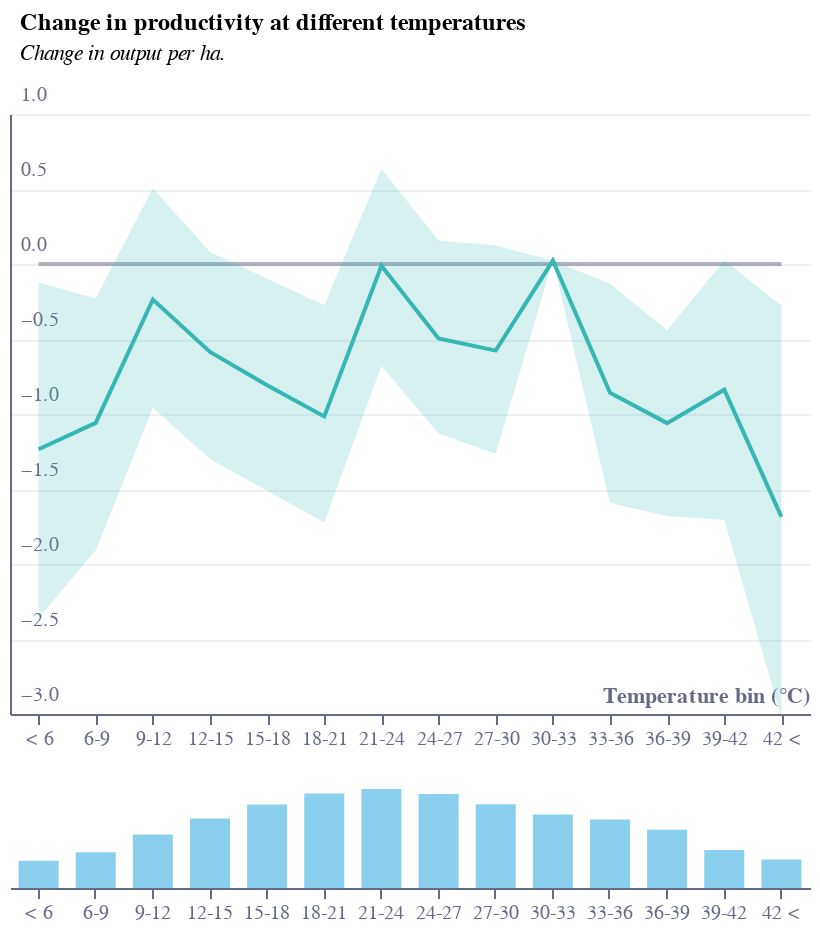

Write notebook code for a chart like this one.
### Code cell
base = alt.Chart(f1).encode(
    x=alt.X(
        "x:N",
        sort=[],
        axis=alt.Axis(
            grid=False,
            titleAlign="right",
            titleAnchor="end",
            titleY=-15,
            title="Temperature bin (°C)",
            labelColor=colors["eco-gray"],
            titleColor=colors["eco-gray"],
            tickColor=colors["eco-gray"],
            domainColor=colors["eco-gray"],
            tickCount=7,
            orient="bottom",
            labelAngle=0,
        ),
        # scale=alt.Scale(domain=[1, 14], nice=False),
    )
)
line = base.mark_line(color=colors["eco-turquiose"]).encode(
    y=alt.Y(
        "a:Q",
        sort=[],
        axis=alt.Axis(
            grid=True,
            title="",
            titleAnchor="start",
            labelColor=colors["eco-gray"],
            titleColor=colors["eco-gray"],
            tickColor=colors["eco-gray"],
            domainColor=colors["eco-gray"],
            gridColor=colors["eco-gray"],
            gridOpacity=0.1,
            titleFontSize=10,
            titleFontWeight="normal",
            ticks=False,
            labelAlign="left",
            labelBaseline="middle",
            labelPadding=-5,
            labelOffset=-10,
            titleX=22,
            titleY=7,
            titleBaseline="bottom",
            titleAngle=0,
            titleAlign="left",
            tickCount=7,
            format=".1f",
        ),
        scale=alt.Scale(domain=[-3.0, 1]),
    )
)
zeroLine=base.mark_line(color=colors['eco-gray'],opacity=0.5).encode(y='z:Q')
area = line.mark_area(opacity=0.2, color=colors["eco-turquiose"]).encode(
    y="bottom:Q", y2="top:Q"
)
bars = base.mark_bar(width=20, opacity=0.5,color=colors["eco-light-blue"]).encode(
    y=alt.Y("bin:Q", axis=None),
    x=alt.X(
        "x:N",
        sort=[],
        axis=alt.Axis(
            grid=False,
            titleAlign="right",
            titleAnchor="end",
            titleY=-15,
            title="",
            labelColor=colors["eco-gray"],
            titleColor=colors["eco-gray"],
            tickColor=colors["eco-gray"],
            domainColor=colors["eco-gray"],
            tickCount=7,
            orient="bottom",
            labelAngle=0,
        ),
        # scale=alt.Scale(domain=[1, 14], nice=False),
    ),
)
title = alt.TitleParams(
    "Change in productivity at different temperatures",
    subtitle=["Change in output per ha."],
    anchor="start",
    align="left",
    dx=5,
    dy=-5,
    fontSize=12,
    subtitleFontSize=11,
    subtitleFontStyle="italic",
)
layer1 = (
    (
        (zeroLine+area + line).properties(height=300, width=400)
        & bars.properties(height=50, width=400)
    )
    .configure_view(stroke=None)
    .properties(title=title)
)
layer1.save("visualisation/" + f + ".json")
layer1.save("visualisation/" + f + ".png")
open("README.md", "a").write(readme)
layer1

### Figure 1 — Vega-Lite specification as saved in the notebook (floating-point values rounded to 4 significant figures)
{"config": {"view": {"continuousWidth": 400, "continuousHeight": 300, "stroke": null}}, "vconcat": [{"layer": [{"mark": {"type": "line", "color": "#676A86", "opacity": 0.5}, "encoding": {"x": {"type": "nominal", "axis": {"domainColor": "#676A86", "grid": false, "labelAngle": 0, "labelColor": "#676A86", "orient": "bottom", "tickColor": "#676A86", "tickCount": 7, "title": "Temperature bin (°C)", "titleAlign": "right", "titleAnchor": "end", "titleColor": "#676A86", "titleY": -15}, "field": "x", "sort": []}, "y": {"type": "quantitative", "field": "z"}}}, {"mark": {"type": "area", "color": "#36B7B4", "opacity": 0.2}, "encoding": {"x": {"type": "nominal", "axis": {"domainColor": "#676A86", "grid": false, "labelAngle": 0, "labelColor": "#676A86", "orient": "bottom", "tickColor": "#676A86", "tickCount": 7, "title": "Temperature bin (°C)", "titleAlign": "right", "titleAnchor": "end", "titleColor": "#676A86", "titleY": -15}, "field": "x", "sort": []}, "y": {"type": "quantitative", "field": "bottom"}, "y2": {"field": "top"}}}, {"mark": {"type": "line", "color": "#36B7B4"}, "encoding": {"x": {"type": "nominal", "axis": {"domainColor": "#676A86", "grid": false, "labelAngle": 0, "labelColor": "#676A86", "orient": "bottom", "tickColor": "#676A86", "tickCount": 7, "title": "Temperature bin (°C)", "titleAlign": "right", "titleAnchor": "end", "titleColor": "#676A86", "titleY": -15}, "field": "x", "sort": []}, "y": {"type": "quantitative", "axis": {"domainColor": "#676A86", "format": ".1f", "grid": true, "gridColor": "#676A86", "gridOpacity": 0.1, "labelAlign": "left", "labelBaseline": "middle", "labelColor": "#676A86", "labelOffset": -10, "labelPadding": -5, "tickColor": "#676A86", "tickCount": 7, "ticks": false, "title": "", "titleAlign": "left", "titleAnchor": "start", "titleAngle": 0, "titleBaseline": "bottom", "titleColor": "#676A86", "titleFontSize": 10, "titleFontWeight": "normal", "titleX": 22, "titleY": 7}, "field": "a", "scale": {"domain": [-3.0, 1]}, "sort": []}}}], "height": 300, "width": 400}, {"mark": {"type": "bar", "color": "#179FDB", "opacity": 0.5, "width": 20}, "encoding": {"x": {"type": "nominal", "axis": {"domainColor": "#676A86", "grid": false, "labelAngle": 0, "labelColor": "#676A86", "orient": "bottom", "tickColor": "#676A86", "tickCount": 7, "title": "", "titleAlign": "right", "titleAnchor": "end", "titleColor": "#676A86", "titleY": -15}, "field": "x", "sort": []}, "y": {"type": "quantitative", "axis": null, "field": "bin"}}, "height": 50, "width": 400}], "data": {"name": "data-08796f72baf664e9f7f961775cf61ee3"}, "title": {"text": "Change in productivity at different temperatures", "align": "left", "anchor": "start", "dx": 5, "dy": -5, "fontSize": 12, "subtitle": ["Change in output per ha."], "subtitleFontSize": 11, "subtitleFontStyle": "italic"}, "$schema": "https://vega.github.io/schema/vega-lite/v4.8.1.json", "datasets": {"data-08796f72baf664e9f7f961775cf61ee3": [{"x": "< 6", "a": -1.235, "bin": 0.2988, "bottom": -2.36, "top": -0.1233, "z": 0}, {"x": "6-9", "a": -1.059, "bin": 0.3934, "bottom": -1.908, "top": -0.2306, "z": 0}, {"x": "9-12", "a": -0.2368, "bin": 0.5887, "bottom": -0.9576, "top": 0.5042, "z": 0}, {"x": "12-15", "a": -0.5866, "bin": 0.7638, "bottom": -1.301, "top": 0.08039, "z": 0}, {"x": "15-18", "a": -0.8084, "bin": 0.9188, "bottom": -1.512, "top": -0.09765, "z": 0}, {"x": "18-21", "a": -1.017, "bin": 1.04, "bottom": -1.724, "top": -0.2757, "z": 0}, {"x": "21-24", "a": -0.01243, "bin": 1.088, "bottom": -0.6793, "top": 0.6343, "z": 0}, {"x": "24-27", "a": -0.4969, "bin": 1.035, "bottom": -1.13, "top": 0.1565, "z": 0}, {"x": "27-30", "a": -0.5773, "bin": 0.9209, "bottom": -1.264, "top": 0.1233, "z": 0}, {"x": "30-33", "a": 0.02281, "bin": 0.8072, "bottom": 0.02281, "top": 0.02281, "z": 0}, {"x": "33-36", "a": -0.8592, "bin": 0.754, "bottom": -1.593, "top": -0.1316, "z": 0}, {"x": "36-39", "a": -1.061, "bin": 0.6403, "bottom": -1.68, "top": -0.441, "z": 0}, {"x": "39-42", "a": -0.8379, "bin": 0.4192, "bottom": -1.707, "top": 0.02437, "z": 0}, {"x": "42 <", "a": -1.686, "bin": 0.3123, "bottom": -3.027, "top": -0.2783, "z": 0}]}}
